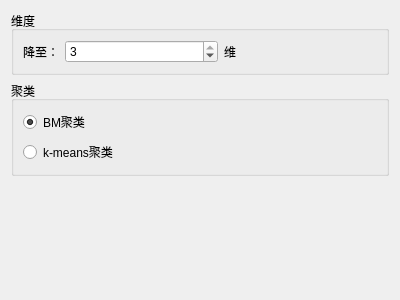
<?xml version="1.0" encoding="UTF-8"?>
<ui version="4.0">
 <class>DimenOption</class>
 <widget class="QWidget" name="DimenOption">
  <property name="geometry">
   <rect>
    <x>0</x>
    <y>0</y>
    <width>400</width>
    <height>300</height>
   </rect>
  </property>
  <property name="windowTitle">
   <string>Form</string>
  </property>
  <layout class="QVBoxLayout" name="verticalLayout_3">
   <item>
    <widget class="QGroupBox" name="groupBox">
     <property name="title">
      <string>维度</string>
     </property>
     <layout class="QHBoxLayout" name="horizontalLayout">
      <item>
       <widget class="QLabel" name="label">
        <property name="text">
         <string>降至：</string>
        </property>
       </widget>
      </item>
      <item>
       <widget class="QSpinBox" name="spinBox">
        <property name="sizePolicy">
         <sizepolicy hsizetype="Expanding" vsizetype="Fixed">
          <horstretch>0</horstretch>
          <verstretch>0</verstretch>
         </sizepolicy>
        </property>
        <property name="minimum">
         <number>2</number>
        </property>
        <property name="maximum">
         <number>3</number>
        </property>
        <property name="value">
         <number>3</number>
        </property>
       </widget>
      </item>
      <item>
       <widget class="QLabel" name="label_2">
        <property name="sizePolicy">
         <sizepolicy hsizetype="Expanding" vsizetype="Preferred">
          <horstretch>0</horstretch>
          <verstretch>0</verstretch>
         </sizepolicy>
        </property>
        <property name="text">
         <string>维</string>
        </property>
       </widget>
      </item>
     </layout>
    </widget>
   </item>
   <item>
    <widget class="QGroupBox" name="groupBox_2">
     <property name="title">
      <string>聚类</string>
     </property>
     <layout class="QVBoxLayout" name="verticalLayout_2">
      <item>
       <widget class="QRadioButton" name="BMButton">
        <property name="text">
         <string>BM聚类</string>
        </property>
        <property name="checked">
         <bool>true</bool>
        </property>
       </widget>
      </item>
      <item>
       <widget class="QRadioButton" name="KmeanButtton">
        <property name="text">
         <string>k-means聚类</string>
        </property>
       </widget>
      </item>
     </layout>
    </widget>
   </item>
   <item>
    <spacer name="verticalSpacer">
     <property name="orientation">
      <enum>Qt::Vertical</enum>
     </property>
     <property name="sizeHint" stdset="0">
      <size>
       <width>20</width>
       <height>40</height>
      </size>
     </property>
    </spacer>
   </item>
  </layout>
 </widget>
 <resources/>
 <connections/>
</ui>
